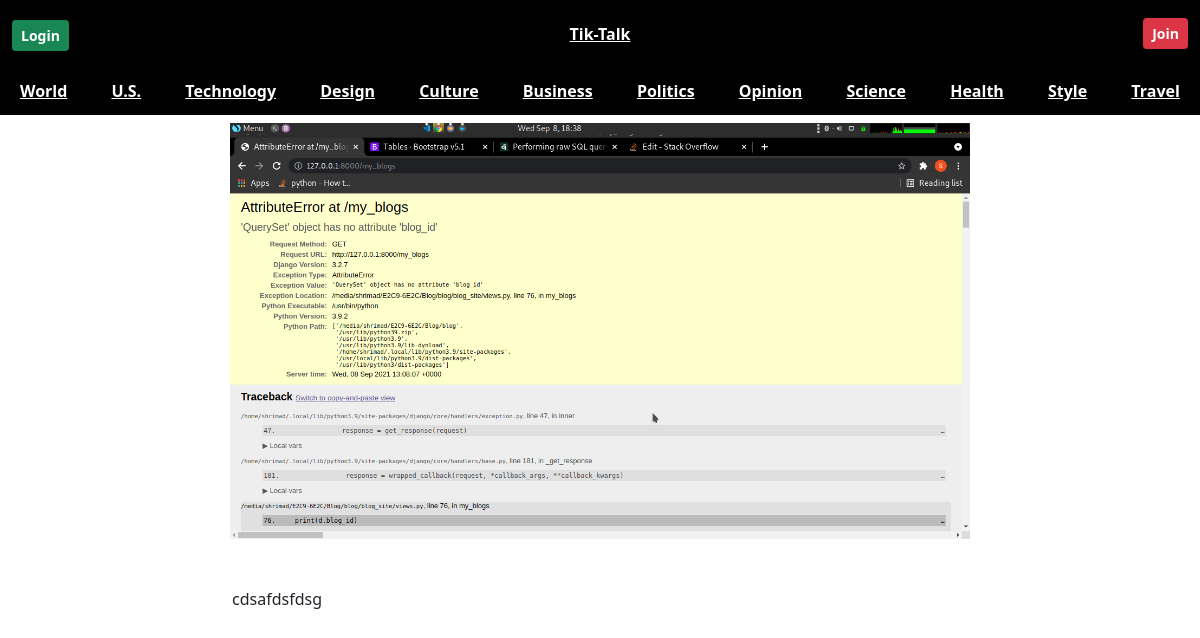
/see_blogs/6/, run on the app's committed database.
### blog_site/models.py (models this page shows)
class BlogModel(models.Model):
    blog_id = models.AutoField(primary_key=True)
    title = models.CharField(max_length=1000)
    content = FroalaField()
    user = models.ForeignKey(User, blank=True , null=True , on_delete=models.CASCADE)
    image = models.ImageField(upload_to='public')
    created_at = models.DateTimeField(auto_now_add=True)
    upload_to = models.DateTimeField(auto_now=True)

### blog_site/views.py (the view)
# urls.py: path("see_blogs/<id>/",views.see_blogs, name = "see_blogs"),
def see_blogs(request,id):
    context = {}
    try:
        blog_obj = BlogModel.objects.filter(blog_id = id).first()
        context['blog_obj'] =  blog_obj
    except Exception as e:
        pass
    return render(request , 'see_blogs.html' , context)

### templates/see_blogs.html
{% extends 'base.html' %}
{% block content %}
    <section>
    <div class="container">
        <div class="row text-center">
            <div class=" col-xl-10 mx-auto"><img class="img-fluid mb-5"
                    src="/media/{{blog_obj.image}}"
                    alt="" width = 80%>
            </div>
        </div>
        <div class="row">
            <div class="col-xl-8 col-lg-10 mx-auto">
                <div class="text-content">
                    {{blog_obj.content|safe}}
                </div>
            </div>
        </div>
    </div>
</section>
{% endblock %}

### static/signin.css (style rules this page uses)
html, body { height: 100%; }
body { align-items: center; }

### data on the page
BlogModel: image (picture), content "cdsafdsfdsg"
